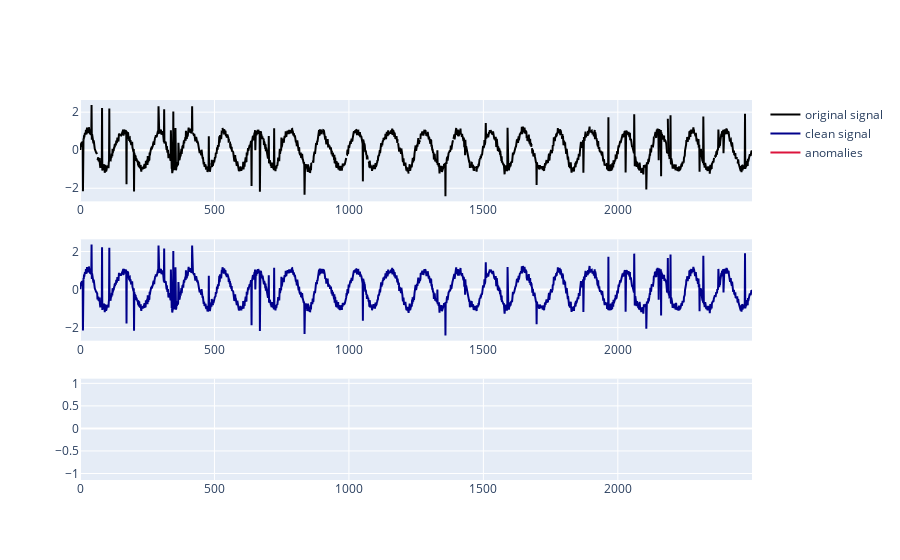

Notebook source saved alongside this figure:
### Markdown cell above
**improve PCA**

### Code cell
%%time

irpca = ImprovedRPCA(signal=samples.tolist(), lam=0.4, list_periods=[1], list_etas=[0.1])
irpca.compute_improve_rpca()
irpca.plot_matrices()
irpca.plot_signal()

### Figure 1 — Plotly figure (JSON) as saved in the notebook; plotly's stock layout.template omitted (floating-point values rounded to 4 significant figures; data arrays with more than 128 entries replaced by an {"elided": "..."} marker saying what was removed)
{"data": [{"line": {"color": "black"}, "name": "original signal", "type": "scatter", "x": {"elided": "2500 int values"}, "xaxis": "x", "y": {"elided": "2500 float values"}, "yaxis": "y"}, {"line": {"color": "darkblue"}, "name": "clean signal", "type": "scatter", "x": {"elided": "2500 int values"}, "xaxis": "x2", "y": {"elided": "2500 float values"}, "yaxis": "y2"}, {"line": {"color": "crimson"}, "name": "anomalies", "type": "scatter", "x": {"elided": "2500 int values"}, "xaxis": "x3", "y": {"elided": "2500 float values"}, "yaxis": "y3"}], "layout": {"xaxis": {"anchor": "y", "domain": [0, 1]}, "xaxis2": {"anchor": "y2", "domain": [0, 1]}, "xaxis3": {"anchor": "y3", "domain": [0, 1]}, "yaxis": {"anchor": "x", "domain": [0.7333, 1]}, "yaxis2": {"anchor": "x2", "domain": [0.3667, 0.6333]}, "yaxis3": {"anchor": "x3", "domain": [0, 0.2667]}}}
